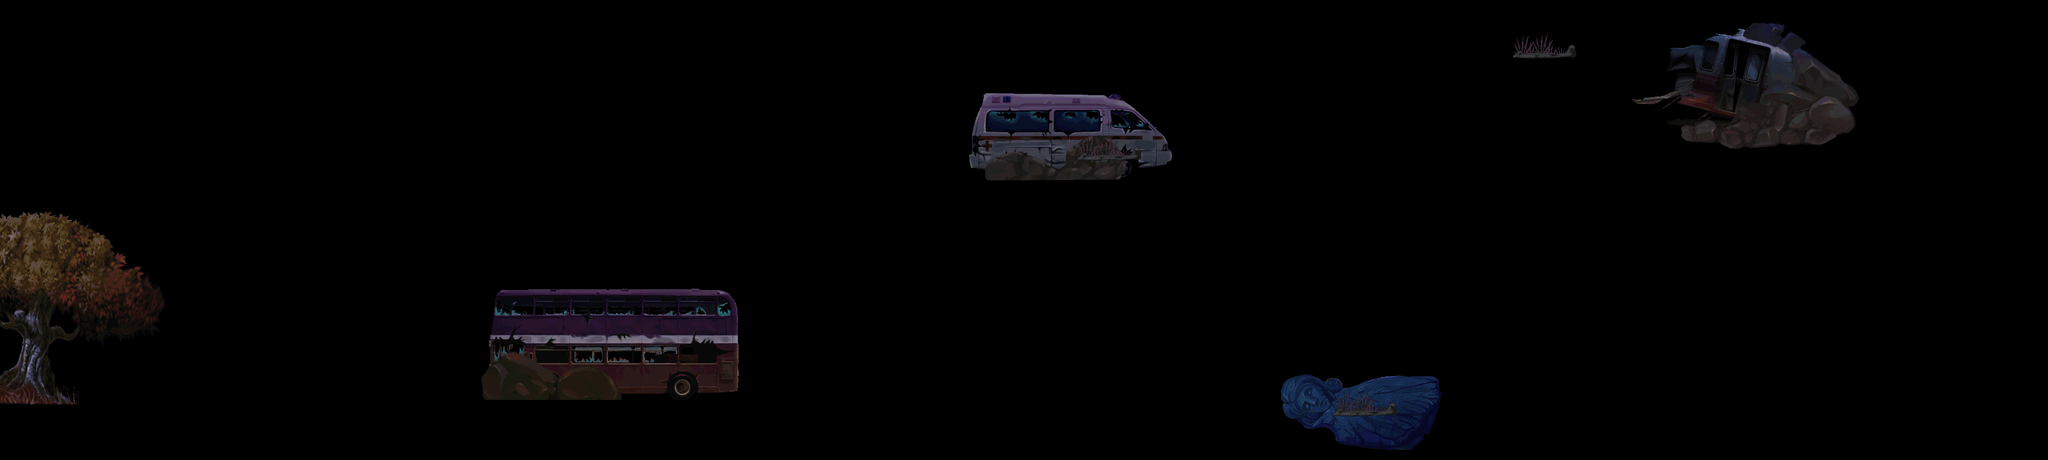

Below is a game level as drawn by its tile map, then a one-line description and the .tmx that defines it (tile-layer data replaced by summaries):
An orthogonal 80x18 tile map with 40x40 px tiles, 2 tile layers (land1, land2).

<map version="1.0" orientation="orthogonal" width="80" height="18" tilewidth="40" tileheight="40">
 <tileset firstgid="1" name="a-jinjing" tilewidth="40" tileheight="40">
  <image source="a-jinjing.png" width="2036" height="1144" />
 </tileset>
 <layer name="land1" width="80" height="18">
  <data>[1440 cells, 309 non-empty, 309 distinct tile ids]</data>
 </layer>
 <layer name="land2" width="80" height="18">
  <data>[1440 cells, 36 non-empty, 12 distinct tile ids]</data>
 </layer>
</map>
